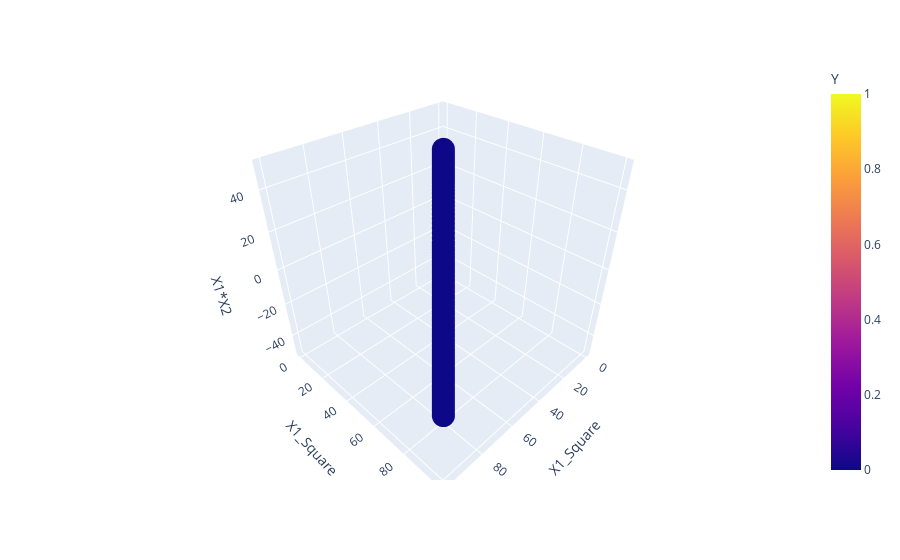

Source (notebook cell):
### Code cell
fig = px.scatter_3d(df, x='X1_Square', y='X1_Square', z='X1*X2',
              color='Y')
fig.show()

### Figure 1 — Plotly figure (JSON) as saved in the notebook; plotly's stock layout.template omitted (floating-point values rounded to 4 significant figures; data arrays with more than 128 entries replaced by an {"elided": "..."} marker saying what was removed)
{"data": [{"hovertemplate": "X1_Square=%{y}<br>X1*X2=%{z}<br>Y=%{marker.color}<extra></extra>", "legendgroup": "", "marker": {"color": {"elided": "400 int values"}, "coloraxis": "coloraxis", "symbol": "circle"}, "mode": "markers", "name": "", "scene": "scene", "showlegend": false, "type": "scatter3d", "x": {"elided": "400 float values"}, "y": {"elided": "400 float values"}, "z": {"elided": "400 float values"}}], "layout": {"coloraxis": {"colorbar": {"title": {"text": "Y"}}, "colorscale": [[0, "#0d0887"], [0.1111, "#46039f"], [0.2222, "#7201a8"], [0.3333, "#9c179e"], [0.4444, "#bd3786"], [0.5556, "#d8576b"], [0.6667, "#ed7953"], [0.7778, "#fb9f3a"], [0.8889, "#fdca26"], [1, "#f0f921"]]}, "legend": {"tracegroupgap": 0}, "margin": {"t": 60}, "scene": {"domain": {"x": [0, 1], "y": [0, 1]}, "xaxis": {"title": {"text": "X1_Square"}}, "yaxis": {"title": {"text": "X1_Square"}}, "zaxis": {"title": {"text": "X1*X2"}}}}}
